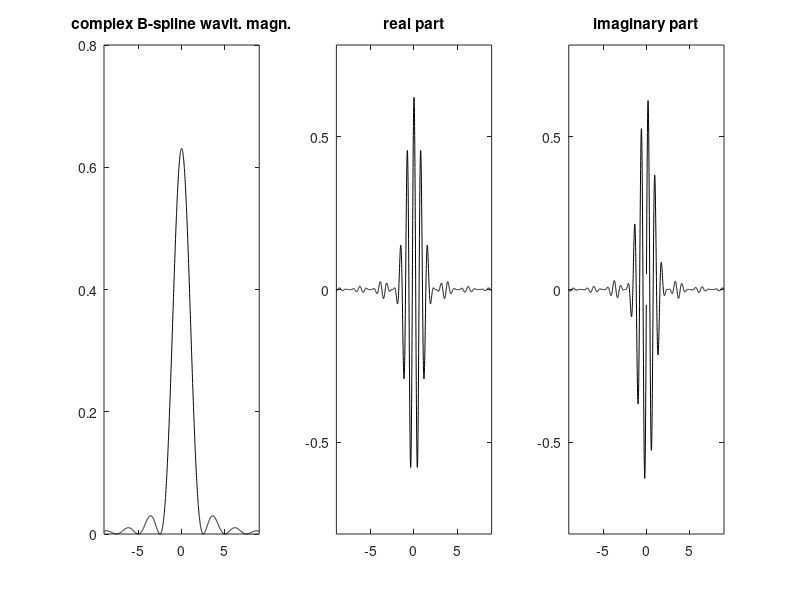

Reproduce this figure in MATLAB.
% Display of complex B-spline wavelet
t=-9:0.01:9; 
m=2; wc=8; wb=5;
cc=sqrt(wb/(2*pi*m));
aa=(wb*t)/(2*m); aux=sin(aa)./aa;
psi=cc*(aux.^m).*exp(j*wc*t);

%plots the wavelet
subplot(1,3,1)
plot(t,abs(psi),'k'); %magnitude
axis([-9 9 0 0.8]);
title('complex B-spline wavlt. magn.');

subplot(1,3,2)
plot(t,real(psi),'k'); %magnitude
axis([-9 9 -0.8 0.8]);
title('real part');

subplot(1,3,3)
plot(t,imag(psi),'k'); %magnitude
axis([-9 9 -0.8 0.8]);
title('imaginary part');
